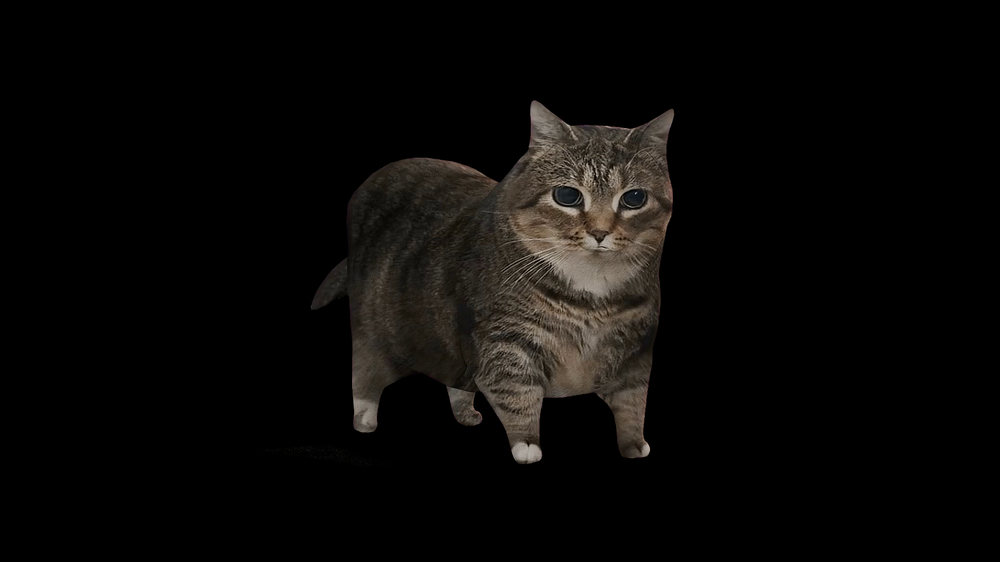
#> input picture tmp_idle_full.png, 1000 x 562 px, shrunk from 1920 x 1080 before the run
$ python remove_black_background.py ../tmp_idle_full.png out.png
#> lines starting #> are read from the running program, lines starting #| are printed output that depends on the picture
#!/usr/bin/env python3

from __future__ import annotations

import argparse
from collections import deque
from pathlib import Path

from PIL import Image


CORE_THRESHOLD = 16
SOFT_THRESHOLD = 72
TARGET_SIZE = 256


def parse_args() -> argparse.Namespace:
    parser = argparse.ArgumentParser(
        description="Remove edge-connected black background while preserving dark interior details."
    )
    parser.add_argument("input", type=Path)
    parser.add_argument("output", type=Path)
    parser.add_argument("--size", type=int, default=TARGET_SIZE)
    return parser.parse_args()


def is_core_background(pixel: tuple[int, int, int]) -> bool:
    return max(pixel) <= CORE_THRESHOLD


def soft_alpha(pixel: tuple[int, int, int]) -> int:
    value = max(pixel)
    if value <= CORE_THRESHOLD:
        return 0
    if value >= SOFT_THRESHOLD:
        return 255
    return int((value - CORE_THRESHOLD) * 255 / (SOFT_THRESHOLD - CORE_THRESHOLD))


def mark_edge_connected_background(image: Image.Image) -> list[list[bool]]:
    width, height = image.size
    pixels = image.load()
    background = [[False for _ in range(width)] for _ in range(height)]
    queue: deque[tuple[int, int]] = deque()

    def maybe_push(x: int, y: int) -> None:
        if background[y][x]:
            return
        if is_core_background(pixels[x, y]):
            background[y][x] = True
            queue.append((x, y))

    for x in range(width):
        maybe_push(x, 0)
        maybe_push(x, height - 1)
    for y in range(height):
        maybe_push(0, y)
        maybe_push(width - 1, y)

    while queue:
        x, y = queue.popleft()
        for dx, dy in ((1, 0), (-1, 0), (0, 1), (0, -1)):
            nx = x + dx
            ny = y + dy
            if nx < 0 or ny < 0 or nx >= width or ny >= height:
                continue
            maybe_push(nx, ny)

    return background


def build_alpha(image: Image.Image, background: list[list[bool]]) -> list[list[int]]:
    width, height = image.size
    pixels = image.load()
    alpha = [[255 for _ in range(width)] for _ in range(height)]

    for y in range(height):
        for x in range(width):
            if background[y][x]:
                alpha[y][x] = 0

    for y in range(height):
        for x in range(width):
            if background[y][x]:
                continue
            has_background_neighbor = False
            for dx, dy in ((1, 0), (-1, 0), (0, 1), (0, -1)):
                nx = x + dx
                ny = y + dy
                if 0 <= nx < width and 0 <= ny < height and background[ny][nx]:
                    has_background_neighbor = True
                    break
            if has_background_neighbor:
                alpha[y][x] = min(alpha[y][x], soft_alpha(pixels[x, y]))

    return alpha


def fill_internal_holes(alpha: list[list[int]]) -> None:
    height = len(alpha)
    width = len(alpha[0]) if height else 0
    visited = [[False for _ in range(width)] for _ in range(height)]

    for start_y in range(height):
        for start_x in range(width):
            if visited[start_y][start_x] or alpha[start_y][start_x] != 0:
                continue

            queue: deque[tuple[int, int]] = deque([(start_x, start_y)])
            visited[start_y][start_x] = True
            region: list[tuple[int, int]] = []
            touches_edge = False

            while queue:
                x, y = queue.popleft()
                region.append((x, y))
                if x == 0 or y == 0 or x == width - 1 or y == height - 1:
                    touches_edge = True

                for dx, dy in ((1, 0), (-1, 0), (0, 1), (0, -1)):
                    nx = x + dx
                    ny = y + dy
                    if nx < 0 or ny < 0 or nx >= width or ny >= height:
                        continue
                    if visited[ny][nx] or alpha[ny][nx] != 0:
                        continue
                    visited[ny][nx] = True
                    queue.append((nx, ny))

            if not touches_edge:
                for x, y in region:
                    alpha[y][x] = 255


def apply_alpha(image: Image.Image, alpha: list[list[int]]) -> Image.Image:
    rgba = image.convert("RGBA")
    rgba_pixels = rgba.load()
    width, height = rgba.size
    for y in range(height):
        for x in range(width):
            red, green, blue, _ = rgba_pixels[x, y]
            rgba_pixels[x, y] = (red, green, blue, alpha[y][x])
    return rgba


def fit_to_canvas(image: Image.Image, size: int) -> Image.Image:
    scale = min(size / image.width, size / image.height)
    resized = image.resize(
        (max(1, round(image.width * scale)), max(1, round(image.height * scale))),
        Image.LANCZOS,
    )
    canvas = Image.new("RGBA", (size, size), (0, 0, 0, 0))
    offset = ((size - resized.width) // 2, (size - resized.height) // 2)
    canvas.paste(resized, offset, resized)
    return canvas


def main() -> None:
    args = parse_args()
    image = Image.open(args.input).convert("RGB")
#> image is the input picture: PIL image 1000x562 RGB; mean R, G, B 10, 8.8, 7.5
    background = mark_edge_connected_background(image)
#> background = 562 items
    alpha = build_alpha(image, background)
#> alpha = 562 items
    fill_internal_holes(alpha)
#> in fill_internal_holes, `height = len(alpha)`: height = 562
#> after the loop in fill_internal_holes, `for start_y in range(height):`: alpha = 562 items
    rgba = apply_alpha(image, alpha)
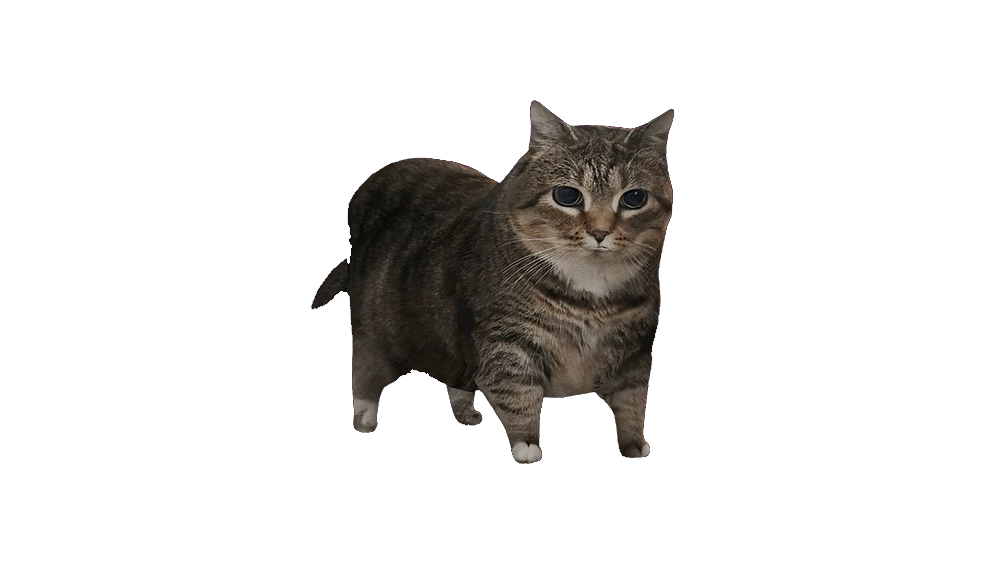
#> rgba: PIL image 1000x562 RGBA; mean R, G, B, A 10, 8.8, 7.5, 37.7; transparent parts drawn white
    output = fit_to_canvas(rgba, args.size)
#> in fit_to_canvas, `canvas = Image.new("RGBA", (size, size), (0, 0, 0, 0))`: canvas: PIL image 256x256 RGBA; every value is 0
#> in fit_to_canvas, `canvas.paste(resized, offset, resized)`:
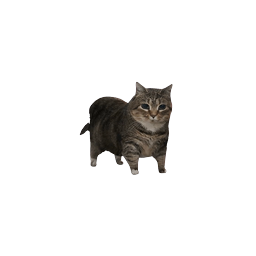
#> canvas: PIL image 256x256 RGBA; mean R, G, B, A 5.6, 4.9, 4.2, 20.9; transparent parts drawn white
    args.output.parent.mkdir(parents=True, exist_ok=True)
    output.save(args.output)


if __name__ == "__main__":
    main()
